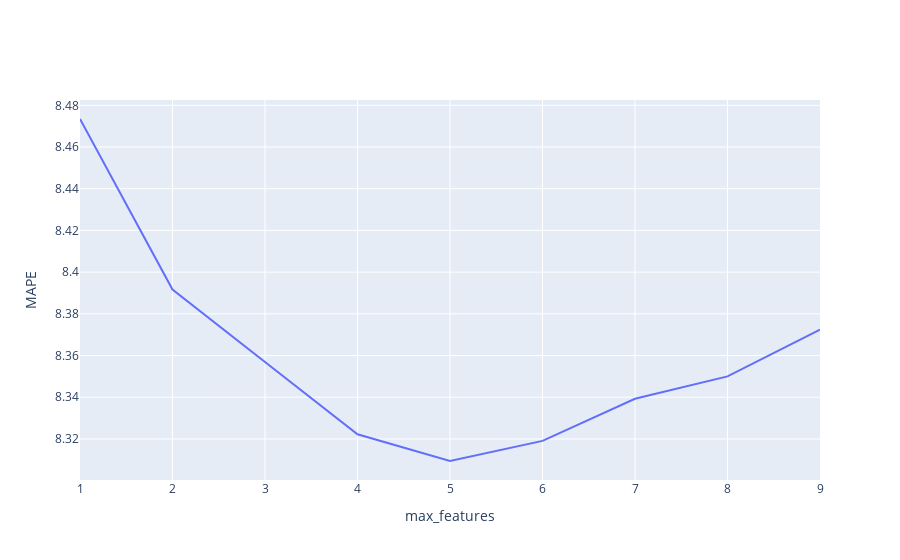

Notebook cell for this chart:
### Markdown cell above
> Se selecciona ```max_depth = 8``` ya que es donde se tiene un menor valor para **MAPE** con **8.37**.

### Code cell
# Evaluar el mejor valor para el parámetro max_features
comparate_model_param('max_features', range(1, len(X.columns)+1), {'max_depth': 8})

### Figure 1 — Plotly figure (JSON) as saved in the notebook; plotly's stock layout.template omitted (floating-point values rounded to 4 significant figures)
{"data": [{"mode": "lines", "name": "MAPE", "type": "scatter", "x": [1, 2, 3, 4, 5, 6, 7, 8, 9], "y": [8.473, 8.392, 8.357, 8.322, 8.309, 8.319, 8.339, 8.35, 8.372]}], "layout": {"xaxis": {"title": {"text": "max_features"}}, "yaxis": {"title": {"text": "MAPE"}}}}
